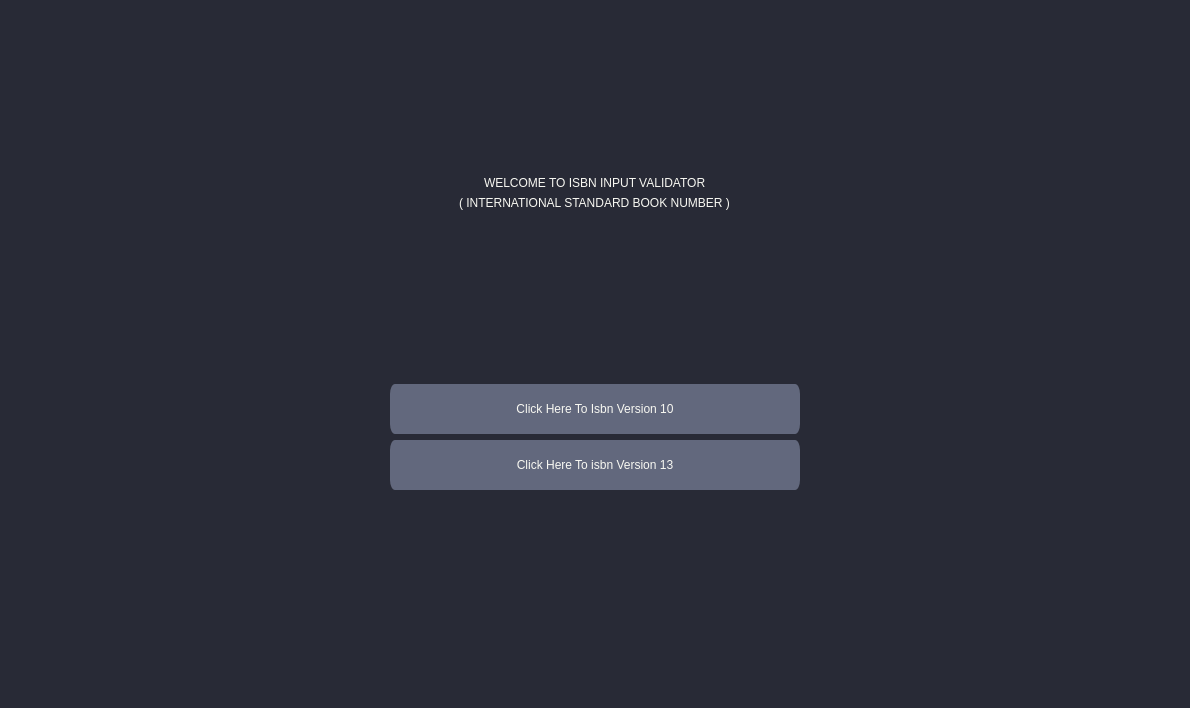
<?xml version="1.0" encoding="UTF-8"?>
<ui version="4.0">
 <class>Welcome_User</class>
 <widget class="QMainWindow" name="Welcome_User">
  <property name="geometry">
   <rect>
    <x>0</x>
    <y>0</y>
    <width>1190</width>
    <height>708</height>
   </rect>
  </property>
  <property name="windowTitle">
   <string>Welcome_User</string>
  </property>
  <property name="styleSheet">
   <string notr="true">background-color: rgb(40, 42, 54);</string>
  </property>
  <widget class="QWidget" name="centralwidget">
   <layout class="QGridLayout" name="gridLayout">
    <item row="3" column="0" alignment="Qt::AlignHCenter">
     <widget class="QPushButton" name="NextButtonv10">
      <property name="styleSheet">
       <string notr="true">color: rgb(248, 248, 242);
font: 600 14pt &quot;Lucida Bright&quot;;
background-color: rgb(98, 104, 125);
border-radius : 5px 10px;
width : 410px;
height : 50px;
</string>
      </property>
      <property name="text">
       <string>Click Here To Isbn Version 10</string>
      </property>
     </widget>
    </item>
    <item row="1" column="0" alignment="Qt::AlignHCenter|Qt::AlignTop">
     <widget class="QLabel" name="label_2">
      <property name="styleSheet">
       <string notr="true">font: 600 20pt &quot;Lucida Bright&quot;;
color: rgb(248, 248, 242);</string>
      </property>
      <property name="text">
       <string>( INTERNATIONAL STANDARD BOOK NUMBER )</string>
      </property>
     </widget>
    </item>
    <item row="0" column="0" alignment="Qt::AlignHCenter|Qt::AlignBottom">
     <widget class="QLabel" name="label">
      <property name="styleSheet">
       <string notr="true">font: 600 28pt &quot;Lucida Bright&quot;;
color: rgb(248, 248, 242);</string>
      </property>
      <property name="text">
       <string>WELCOME TO ISBN INPUT VALIDATOR</string>
      </property>
     </widget>
    </item>
    <item row="5" column="0">
     <widget class="QWidget" name="widget" native="true"/>
    </item>
    <item row="4" column="0" alignment="Qt::AlignHCenter">
     <widget class="QPushButton" name="NextButtonv13">
      <property name="styleSheet">
       <string notr="true">color: rgb(248, 248, 242);
font: 600 14pt &quot;Lucida Bright&quot;;
background-color: rgb(98, 104, 125);
border-radius : 5px 10px;
width : 410px;
height : 50px;</string>
      </property>
      <property name="text">
       <string>Click Here To isbn Version 13</string>
      </property>
     </widget>
    </item>
   </layout>
  </widget>
  <widget class="QMenuBar" name="menubar">
   <property name="geometry">
    <rect>
     <x>0</x>
     <y>0</y>
     <width>1190</width>
     <height>25</height>
    </rect>
   </property>
  </widget>
  <widget class="QStatusBar" name="statusbar"/>
 </widget>
 <resources/>
 <connections/>
</ui>
